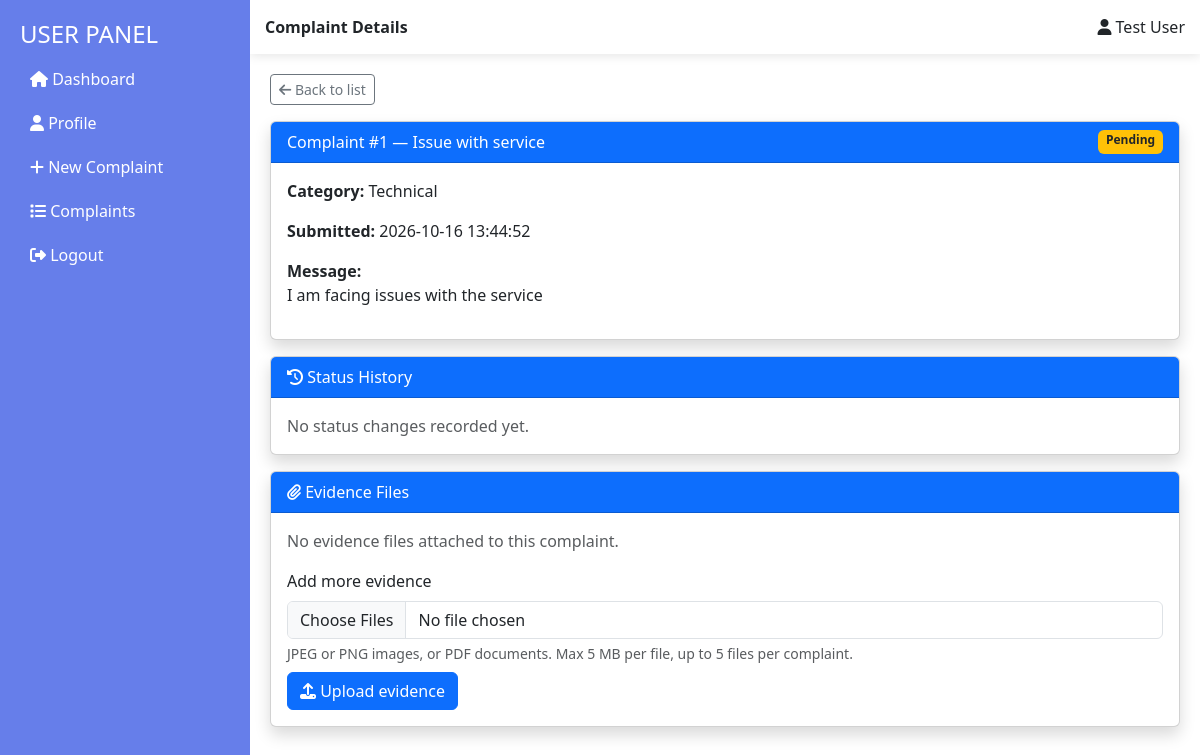
/user/complaint_status.php?id=1 (signed in), run on the app's committed database.
### tables this page shows
CREATE TABLE `complaints` (
  `complaint_id` int(11) NOT NULL AUTO_INCREMENT,
  `user_id` int(11) NOT NULL,
  `subject` varchar(200) NOT NULL,
  `category` varchar(100) NOT NULL,
  `message` longtext NOT NULL,
  `status` enum('Pending','In Progress','Resolved') DEFAULT 'Pending',
  `assigned_staff` int(11) DEFAULT NULL,
  `solution` longtext DEFAULT NULL,
  `created_at` timestamp NULL DEFAULT current_timestamp(),
  `resolved_at` timestamp NULL DEFAULT NULL,
  PRIMARY KEY (`complaint_id`),
  KEY `user_id` (`user_id`),
  KEY `assigned_staff` (`assigned_staff`),
  CONSTRAINT `fk_161` FOREIGN KEY (`user_id`) REFERENCES `users` (`id`) ON DELETE CASCADE,
  CONSTRAINT `fk_162` FOREIGN KEY (`assigned_staff`) REFERENCES `users` (`id`) ON DELETE SET NULL
);

### includes/common_helpers.php (called while the page is built, shortened)
<?php
function get_complaint_timeline(mysqli $conn, int $complaintId): array
{
    try {
        $stmt = $conn->prepare(
            "SELECT h.history_id, h.event_type, h.status, h.message, h.actor_id, h.actor_role,
                    h.created_at, u.name AS actor_name
             FROM complaint_status_history h
             LEFT JOIN users u ON u.id = h.actor_id
             WHERE h.complaint_id = ?
             ORDER BY h.created_at ASC, h.history_id ASC"
        );
        $stmt->bind_param('i', $complaintId);
        $stmt->execute();
        $rows = $stmt->get_result()->fetch_all(MYSQLI_ASSOC);
        return $rows;
    } catch (Throwable $e) {
        error_log('[timeline] ' . $e->getMessage());
        return [];
    }
}

### user/complaint_status.php (the view, shortened to what this page needs)
<?php
include_once '../includes/common_helpers.php';
include '../config/db_connect.php';
$user_id = $_SESSION['user_id'];
$view_id = 0;
if (isset($_GET['id'])) {
    $view_id = (int) $_GET['id'];
}
$detail = null;
$timeline = [];
$attachments = [];
if ($view_id > 0) {
    $stmt = mysqli_prepare($conn, "SELECT * FROM complaints WHERE complaint_id = ? AND user_id = ? LIMIT 1");
    mysqli_stmt_bind_param($stmt, "ii", $view_id, $user_id);
    mysqli_stmt_execute($stmt);
    $detail = mysqli_fetch_assoc(mysqli_stmt_get_result($stmt));
    if ($detail) {
        $timeline = get_complaint_timeline($conn, $view_id);
        $stmt = mysqli_prepare($conn, "SELECT * FROM complaint_attachments WHERE complaint_id = ? AND uploaded_by = ? ORDER BY attachment_id ASC");
        mysqli_stmt_bind_param($stmt, "ii", $view_id, $user_id);
        mysqli_stmt_execute($stmt);
        $attachments = mysqli_fetch_all(mysqli_stmt_get_result($stmt), MYSQLI_ASSOC);
    }
} else {
    $query = "SELECT * FROM complaints WHERE user_id = $user_id ORDER BY created_at DESC";
    $result = mysqli_query($conn, $query);
    $complaints = mysqli_fetch_all($result, MYSQLI_ASSOC);
}
function status_badge_class(string $status): string
{
    return match ($status) {
        'Pending' => 'bg-warning text-dark',
        'In Progress' => 'bg-info text-dark',
        'Resolved' => 'bg-success',
        default => 'bg-secondary',
    };
}
?>
<!DOCTYPE html>
<html lang="en">
<head>
<link href="https://cdn.jsdelivr.net/npm/bootstrap@5.3.0/dist/css/bootstrap.min.css" rel="stylesheet">
<link rel="stylesheet" href="https://cdnjs.cloudflare.com/ajax/libs/font-awesome/6.4.0/css/all.min.css">
<link rel="stylesheet" href="../css/responsive.css">
</head>
<body>
<div class="sidebar">
    <h4>USER PANEL</h4>
    <a href="index.php"><i class="fas fa-home"></i> Dashboard</a>
    <a href="profile.php"><i class="fas fa-user"></i> Profile</a>
    <a href="submit_complaint.php"><i class="fas fa-plus"></i> New Complaint</a>
    <a href="complaint_status.php"><i class="fas fa-list"></i> Complaints</a>
    <a href="logout.php"><i class="fas fa-sign-out-alt"></i> Logout</a>
</div>
<div class="topbar">
    <div><b><?php echo $detail ? 'Complaint Details' : 'My Complaints'; ?></b></div>
    <div><i class="fas fa-user"></i> <?php echo $_SESSION['user_name']; ?></div>
</div>
<div class="main-content">
<?php if (isset($not_found)): ?>
    <div class="alert alert-danger">
        Complaint not found. <a href="complaint_status.php">Back to my complaints</a>
    </div>
<?php elseif ($detail): ?>
    <a href="complaint_status.php" class="btn btn-outline-secondary btn-sm mb-3">
        <i class="fas fa-arrow-left"></i> Back to list
    </a>
    <div class="card shadow mb-3">
        <div class="card-header bg-primary text-white d-flex justify-content-between">
            <span>Complaint #<?php echo (int) $detail['complaint_id']; ?> &mdash; <?php echo htmlspecialchars($detail['subject']); ?></span>
            <span class="badge <?php echo status_badge_class($detail['status']); ?>"><?php echo htmlspecialchars($detail['status']); ?></span>
        </div>
        <div class="card-body">
            <p><b>Category:</b> <?php echo htmlspecialchars($detail['category']); ?></p>
            <p><b>Submitted:</b> <?php echo htmlspecialchars($detail['created_at']); ?></p>
            <p><b>Message:</b><br><?php echo nl2br(htmlspecialchars($detail['message'])); ?></p>
        </div>
    </div>
    <div class="card shadow mb-3">
        <div class="card-header bg-primary text-white"><i class="fas fa-history"></i> Status History</div>
        <div class="card-body">
            <?php if (count($timeline) > 0): ?>
                <ol class="timeline">
                    <?php foreach ($timeline as $event): ?>
                        <li>
                            <b><?php echo htmlspecialchars(ucwords(str_replace('_', ' ', $event['event_type']))); ?></b>
                            <?php if ($event['status'] !== null && $event['status'] !== ''): ?>
                                <span class="badge <?php echo status_badge_class($event['status']); ?>"><?php echo htmlspecialchars($event['status']); ?></span>
                            <?php endif; ?>
                            <?php if (!empty($event['actor_name'])): ?>
                                <div class="small">By: <?php echo htmlspecialchars($event['actor_name']); ?> (<?php echo htmlspecialchars($event['actor_role'] ?? 'system'); ?>)</div>
                            <?php endif; ?>
                            <?php if (!empty($event['message'])): ?>
                                <div class="small fst-italic"><?php echo htmlspecialchars($event['message']); ?></div>
                            <?php endif; ?>
                            <div class="tl-date"><?php echo htmlspecialchars($event['created_at']); ?></div>
                        </li>
                    <?php endforeach; ?>
                </ol>
            <?php else: ?>
                <p class="text-muted mb-0">No status changes recorded yet.</p>
            <?php endif; ?>
        </div>
    </div>
    <div class="card shadow mb-3">
        <div class="card-header bg-primary text-white"><i class="fas fa-paperclip"></i> Evidence Files</div>
        <div class="card-body">
            <?php if (count($attachments) > 0): ?>
                <ul class="list-group mb-3">
                    <?php foreach ($attachments as $att): ?>
                        <li class="list-group-item d-flex justify-content-between align-items-center">
                            <span>
                                <i class="fas fa-file me-2"></i>
                                <?php echo htmlspecialchars($att['original_name']); ?>
                                <span class="text-muted small">(<?php echo round($att['file_size'] / 1024, 1); ?> KB, <?php echo htmlspecialchars($att['mime_type']); ?>)</span>
                            </span>
                            <a class="btn btn-sm btn-outline-primary" href="view_attachment.php?id=<?php echo (int) $att['attachment_id']; ?>" target="_blank" rel="noopener">
                                <i class="fas fa-eye"></i> View
                            </a>
                        </li>
                    <?php endforeach; ?>
                </ul>
            <?php else: ?>
                <p class="text-muted">No evidence files attached to this complaint.</p>
            <?php endif; ?>
            <?php if ($detail['status'] !== 'Resolved' && count($attachments) < 5): ?>
                <form method="post" enctype="multipart/form-data" id="addEvidenceForm">
                    <label for="extra_files" class="form-label">Add more evidence</label>
                    <input class="form-control" type="file" id="extra_files" name="extra_files[]"
                           accept=".jpg,.jpeg,.png,.pdf,image/jpeg,image/png,application/pdf" multiple required>
                    <div class="form-text">JPEG or PNG images, or PDF documents. Max 5 MB per file, up to 5 files per complaint.</div>
                    <button type="submit" class="btn btn-primary mt-2"><i class="fas fa-upload"></i> Upload evidence</button>
                </form>
            <?php endif; ?>
        </div>
    </div>
<?php endif; ?>
</div>
</body>
</html>

### css/responsive.css (style rules this page uses)
*, *::before, *::after { box-sizing: border-box; }
html { -webkit-text-size-adjust: 100%; text-size-adjust: 100%; }
.main-content, .main, .page-header, .table-section, .card, .row > *, .modal-content, .topbar, .navbar-custom { min-width: 0; }
.main-content, .main, .modal-body { overflow-wrap: break-word; }
.sidebar { overflow-y: auto; }
@media (min-width: 992px) { body > .main-content { max-width: 1700px; margin-left: max(250px, calc((100vw / var(--fit, 1) + 250px - 1700px) / 2)) !important; margin-right: auto; } }

### user/complaint_status.php (style rules this page uses)
.sidebar { position:fixed; left:0; top:0; width:250px; height:100vh; background:#667eea; color:white; padding:20px; }
.sidebar a { display:block; color:white; padding:10px; text-decoration:none; }
.topbar { margin-left:250px; background:white; padding:15px; box-shadow:0 2px 10px rgba(0,0,0,0.1); display:flex; justify-content:space-between; }
.main-content { margin-left:250px; padding:20px; }

### data on the page
complaints: complaint_id "1", subject "Issue with service", status "Pending", category "Technical", created_at "2026-10-16 13:44:52", message "I am facing issues with the service"

### other printed values
$_SESSION['user_name'] "Test User"
